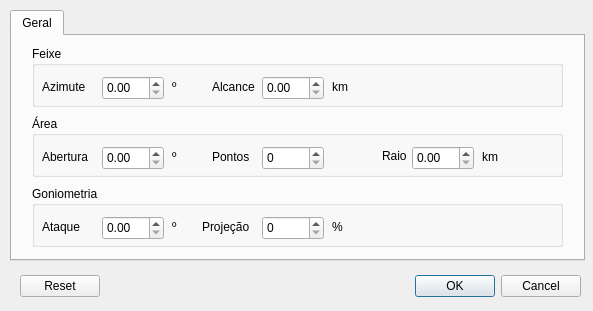
<?xml version="1.0" encoding="UTF-8"?>
<ui version="4.0">
 <class>configDialog</class>
 <widget class="QDialog" name="configDialog">
  <property name="geometry">
   <rect>
    <x>0</x>
    <y>0</y>
    <width>593</width>
    <height>311</height>
   </rect>
  </property>
  <property name="sizePolicy">
   <sizepolicy hsizetype="Fixed" vsizetype="Fixed">
    <horstretch>0</horstretch>
    <verstretch>0</verstretch>
   </sizepolicy>
  </property>
  <property name="minimumSize">
   <size>
    <width>593</width>
    <height>311</height>
   </size>
  </property>
  <property name="maximumSize">
   <size>
    <width>593</width>
    <height>311</height>
   </size>
  </property>
  <property name="windowTitle">
   <string>Dialog</string>
  </property>
  <widget class="QTabWidget" name="tabWidget">
   <property name="geometry">
    <rect>
     <x>10</x>
     <y>10</y>
     <width>575</width>
     <height>251</height>
    </rect>
   </property>
   <property name="minimumSize">
    <size>
     <width>575</width>
     <height>0</height>
    </size>
   </property>
   <property name="maximumSize">
    <size>
     <width>575</width>
     <height>339</height>
    </size>
   </property>
   <property name="currentIndex">
    <number>0</number>
   </property>
   <widget class="QWidget" name="tab">
    <attribute name="title">
     <string>Geral</string>
    </attribute>
    <widget class="QGroupBox" name="groupBox_2">
     <property name="geometry">
      <rect>
       <x>20</x>
       <y>80</y>
       <width>531</width>
       <height>61</height>
      </rect>
     </property>
     <property name="title">
      <string>Área</string>
     </property>
     <widget class="QLabel" name="label_5">
      <property name="geometry">
       <rect>
        <x>10</x>
        <y>30</y>
        <width>81</width>
        <height>21</height>
       </rect>
      </property>
      <property name="text">
       <string>Abertura</string>
      </property>
     </widget>
     <widget class="QLabel" name="label_6">
      <property name="geometry">
       <rect>
        <x>140</x>
        <y>30</y>
        <width>59</width>
        <height>21</height>
       </rect>
      </property>
      <property name="text">
       <string>º</string>
      </property>
     </widget>
     <widget class="QDoubleSpinBox" name="aazimute">
      <property name="geometry">
       <rect>
        <x>70</x>
        <y>30</y>
        <width>62</width>
        <height>24</height>
       </rect>
      </property>
      <property name="focusPolicy">
       <enum>Qt::StrongFocus</enum>
      </property>
      <property name="toolTip">
       <string>Largura de abertura padrão se a área for uma secção de círculo.</string>
      </property>
      <property name="maximum">
       <double>360.000000000000000</double>
      </property>
     </widget>
     <widget class="QSpinBox" name="apoints">
      <property name="geometry">
       <rect>
        <x>230</x>
        <y>30</y>
        <width>62</width>
        <height>24</height>
       </rect>
      </property>
      <property name="focusPolicy">
       <enum>Qt::StrongFocus</enum>
      </property>
      <property name="toolTip">
       <string>Resolução do círculo, ou seja, por quantos pontos ele será definido.</string>
      </property>
      <property name="maximum">
       <number>10000</number>
      </property>
     </widget>
     <widget class="QLabel" name="label_7">
      <property name="geometry">
       <rect>
        <x>180</x>
        <y>30</y>
        <width>41</width>
        <height>21</height>
       </rect>
      </property>
      <property name="text">
       <string>Pontos</string>
      </property>
     </widget>
     <widget class="QLabel" name="label_8">
      <property name="geometry">
       <rect>
        <x>450</x>
        <y>30</y>
        <width>59</width>
        <height>21</height>
       </rect>
      </property>
      <property name="text">
       <string>km</string>
      </property>
     </widget>
     <widget class="QDoubleSpinBox" name="aradius">
      <property name="geometry">
       <rect>
        <x>380</x>
        <y>30</y>
        <width>62</width>
        <height>24</height>
       </rect>
      </property>
      <property name="focusPolicy">
       <enum>Qt::StrongFocus</enum>
      </property>
      <property name="toolTip">
       <string>Raio padrão para a criação de círculos.</string>
      </property>
      <property name="maximum">
       <double>10000.000000000000000</double>
      </property>
     </widget>
     <widget class="QLabel" name="label_9">
      <property name="geometry">
       <rect>
        <x>350</x>
        <y>30</y>
        <width>59</width>
        <height>21</height>
       </rect>
      </property>
      <property name="focusPolicy">
       <enum>Qt::StrongFocus</enum>
      </property>
      <property name="text">
       <string>Raio</string>
      </property>
     </widget>
    </widget>
    <widget class="QGroupBox" name="groupBox_3">
     <property name="geometry">
      <rect>
       <x>20</x>
       <y>150</y>
       <width>531</width>
       <height>61</height>
      </rect>
     </property>
     <property name="title">
      <string>Goniometria</string>
     </property>
     <widget class="QLabel" name="label_15">
      <property name="geometry">
       <rect>
        <x>10</x>
        <y>30</y>
        <width>81</width>
        <height>21</height>
       </rect>
      </property>
      <property name="text">
       <string>Ataque</string>
      </property>
     </widget>
     <widget class="QLabel" name="label_16">
      <property name="geometry">
       <rect>
        <x>140</x>
        <y>30</y>
        <width>59</width>
        <height>21</height>
       </rect>
      </property>
      <property name="text">
       <string>º</string>
      </property>
     </widget>
     <widget class="QDoubleSpinBox" name="gattack">
      <property name="geometry">
       <rect>
        <x>70</x>
        <y>30</y>
        <width>62</width>
        <height>24</height>
       </rect>
      </property>
      <property name="focusPolicy">
       <enum>Qt::StrongFocus</enum>
      </property>
      <property name="toolTip">
       <string>Ângulo mínimo para habilitação da função de goniometria</string>
      </property>
      <property name="maximum">
       <double>180.000000000000000</double>
      </property>
     </widget>
     <widget class="QLabel" name="label_17">
      <property name="geometry">
       <rect>
        <x>170</x>
        <y>30</y>
        <width>81</width>
        <height>21</height>
       </rect>
      </property>
      <property name="text">
       <string>Projeção</string>
      </property>
     </widget>
     <widget class="QSpinBox" name="gproj">
      <property name="geometry">
       <rect>
        <x>230</x>
        <y>30</y>
        <width>62</width>
        <height>24</height>
       </rect>
      </property>
      <property name="focusPolicy">
       <enum>Qt::StrongFocus</enum>
      </property>
      <property name="toolTip">
       <string>Quanto o feixe de cruzamento goniométrico é projetado adiante do ponto de localização.</string>
      </property>
      <property name="maximum">
       <number>100</number>
      </property>
     </widget>
     <widget class="QLabel" name="label_18">
      <property name="geometry">
       <rect>
        <x>300</x>
        <y>30</y>
        <width>59</width>
        <height>21</height>
       </rect>
      </property>
      <property name="text">
       <string>%</string>
      </property>
     </widget>
    </widget>
    <widget class="QGroupBox" name="groupBox_4">
     <property name="geometry">
      <rect>
       <x>20</x>
       <y>10</y>
       <width>531</width>
       <height>61</height>
      </rect>
     </property>
     <property name="title">
      <string>Feixe</string>
     </property>
     <widget class="QDoubleSpinBox" name="fazimuth">
      <property name="geometry">
       <rect>
        <x>70</x>
        <y>30</y>
        <width>62</width>
        <height>24</height>
       </rect>
      </property>
      <property name="focusPolicy">
       <enum>Qt::StrongFocus</enum>
      </property>
      <property name="toolTip">
       <string>Ângulo padrão quando o feixe é criado</string>
      </property>
      <property name="maximum">
       <double>360.000000000000000</double>
      </property>
     </widget>
     <widget class="QLabel" name="label_19">
      <property name="geometry">
       <rect>
        <x>10</x>
        <y>30</y>
        <width>81</width>
        <height>21</height>
       </rect>
      </property>
      <property name="text">
       <string>Azimute</string>
      </property>
     </widget>
     <widget class="QLabel" name="label_20">
      <property name="geometry">
       <rect>
        <x>180</x>
        <y>30</y>
        <width>51</width>
        <height>21</height>
       </rect>
      </property>
      <property name="text">
       <string>Alcance</string>
      </property>
     </widget>
     <widget class="QDoubleSpinBox" name="freach">
      <property name="geometry">
       <rect>
        <x>230</x>
        <y>30</y>
        <width>62</width>
        <height>24</height>
       </rect>
      </property>
      <property name="focusPolicy">
       <enum>Qt::StrongFocus</enum>
      </property>
      <property name="toolTip">
       <string>Alcance padrão quando o feixe é criado.</string>
      </property>
      <property name="maximum">
       <double>10000.000000000000000</double>
      </property>
     </widget>
     <widget class="QLabel" name="label_21">
      <property name="geometry">
       <rect>
        <x>140</x>
        <y>30</y>
        <width>59</width>
        <height>21</height>
       </rect>
      </property>
      <property name="text">
       <string>º</string>
      </property>
     </widget>
     <widget class="QLabel" name="label_22">
      <property name="geometry">
       <rect>
        <x>300</x>
        <y>30</y>
        <width>59</width>
        <height>21</height>
       </rect>
      </property>
      <property name="text">
       <string>km</string>
      </property>
     </widget>
    </widget>
   </widget>
  </widget>
  <widget class="QDialogButtonBox" name="buttonBox">
   <property name="geometry">
    <rect>
     <x>410</x>
     <y>270</y>
     <width>171</width>
     <height>32</height>
    </rect>
   </property>
   <property name="sizePolicy">
    <sizepolicy hsizetype="Expanding" vsizetype="Minimum">
     <horstretch>0</horstretch>
     <verstretch>0</verstretch>
    </sizepolicy>
   </property>
   <property name="focusPolicy">
    <enum>Qt::TabFocus</enum>
   </property>
   <property name="orientation">
    <enum>Qt::Horizontal</enum>
   </property>
   <property name="standardButtons">
    <set>QDialogButtonBox::Cancel|QDialogButtonBox::Ok</set>
   </property>
  </widget>
  <widget class="QDialogButtonBox" name="reset">
   <property name="geometry">
    <rect>
     <x>20</x>
     <y>270</y>
     <width>141</width>
     <height>32</height>
    </rect>
   </property>
   <property name="focusPolicy">
    <enum>Qt::NoFocus</enum>
   </property>
   <property name="orientation">
    <enum>Qt::Horizontal</enum>
   </property>
   <property name="standardButtons">
    <set>QDialogButtonBox::Reset</set>
   </property>
  </widget>
 </widget>
 <tabstops>
  <tabstop>tabWidget</tabstop>
  <tabstop>fazimuth</tabstop>
  <tabstop>freach</tabstop>
  <tabstop>aazimute</tabstop>
  <tabstop>apoints</tabstop>
  <tabstop>aradius</tabstop>
  <tabstop>gattack</tabstop>
  <tabstop>gproj</tabstop>
 </tabstops>
 <resources/>
 <connections/>
</ui>
